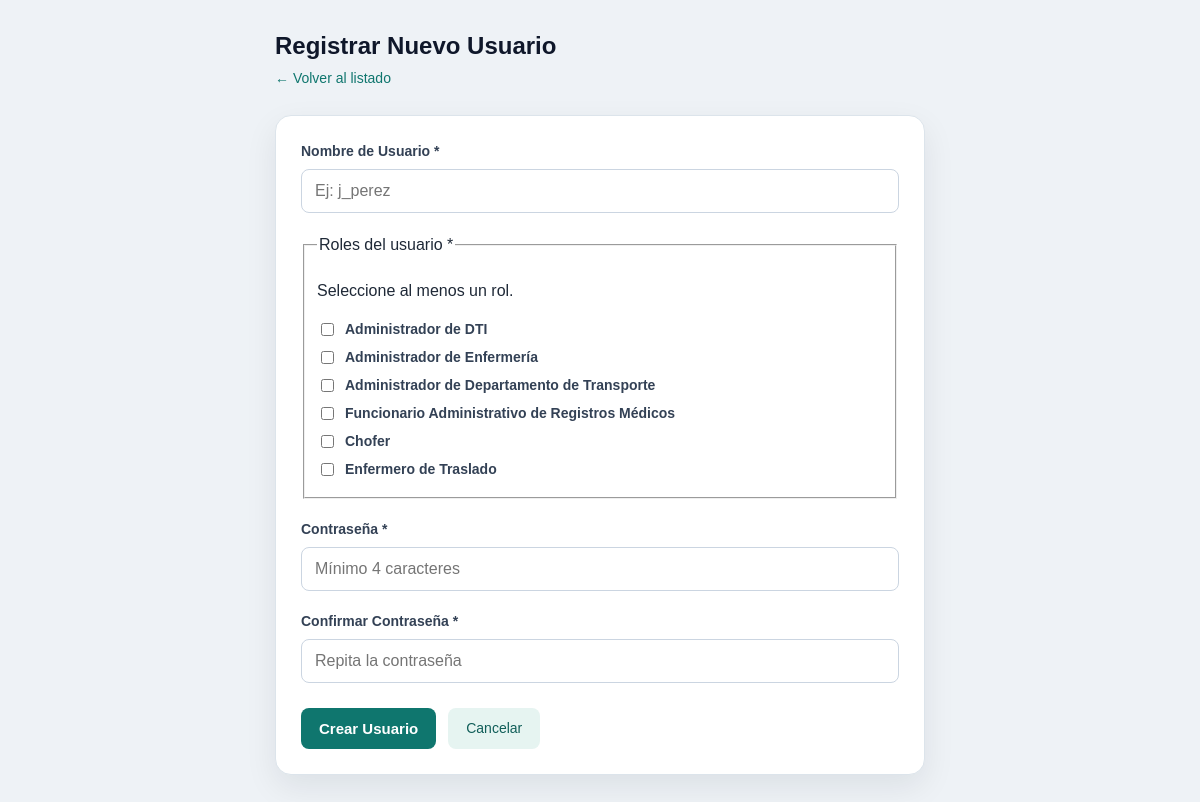
Page /usuario/Vista/crear.php (signed in) on the committed database.
### tables this page shows
CREATE TABLE `rol` (
  `id_rol` int(11) NOT NULL,
  `nombre_rol` varchar(50) NOT NULL,
  `descripcion` varchar(255) DEFAULT NULL
);

### usuario/Model/UsuarioModelo.php (called while the page is built, shortened)
<?php
class UsuarioModelo
{
    public static function listarRoles(): array
    {
        $conexion = Conexion::conectar();
        $sql = "
            SELECT
                id_rol,
                nombre_rol,
                descripcion
            FROM rol
            ORDER BY id_rol ASC
        ";
        $consulta = $conexion->prepare($sql);
        $consulta->execute();
        return $consulta->fetchAll(PDO::FETCH_ASSOC);
    }
}

### usuario/Vista/crear.php (the view, shortened to what this page needs)
<?php
require_once __DIR__ . '/../Model/UsuarioModelo.php';
$roles = UsuarioModelo::listarRoles();
$previos = $_SESSION['datos_previos_usuario'] ?? [
    'nombre_usuario' => '',
    'ids_roles' => []
];
$rolesSeleccionados = $previos['ids_roles'] ?? [];
?>
<!DOCTYPE html>
<html lang="es">
<head>
    <link rel="stylesheet" href="../../serviciosComunes/vistaGeneral/assets/css/tema-institucional.css?v=20261021-1">
</head>
<body>
<div class="contenedor">
    <div class="cabecera-seccion">
        <h1>Registrar Nuevo Usuario</h1>
        <a href="listado.php" class="enlace-volver">← Volver al listado</a>
    </div>
    <form class="tarjeta-formulario" action="../Controlador/ControladorUsuarios.php" method="POST">
        <div class="campo">
            <label for="nombre_usuario">Nombre de Usuario *</label>
            <input type="text" id="nombre_usuario" name="nombre_usuario"
                   value="<?= htmlspecialchars($previos['nombre_usuario']) ?>"
                   placeholder="Ej: j_perez" required autofocus>
        </div>
               <fieldset class="campo">
            <legend>Roles del usuario *</legend>
            <p>Seleccione al menos un rol.</p>
            <?php foreach ($roles as $r): ?>
                <label
                    style="display: flex; align-items: center; gap: 8px;"
                >
                    <input
                        type="checkbox"
                        name="ids_roles[]"
                        value="<?= (int) $r['id_rol'] ?>"
                        style="width: auto;"
                        <?= in_array(
                            (int) $r['id_rol'],
                            $rolesSeleccionados,
                            true
                        ) ? 'checked' : '' ?>
                    >
                    <?= htmlspecialchars(
                        $r['nombre_rol'],
                        ENT_QUOTES,
                        'UTF-8'
                    ) ?>
                </label>
            <?php endforeach; ?>
        </fieldset>
        <div class="campo">
            <label for="password">Contraseña *</label>
            <input type="password" id="password" name="password" placeholder="Mínimo 4 caracteres" required>
        </div>
        <div class="campo">
            <label for="confirmar_password">Confirmar Contraseña *</label>
            <input type="password" id="confirmar_password" name="confirmar_password" placeholder="Repita la contraseña" required>
        </div>
        <div class="acciones-formulario">
            <button type="submit" class="boton boton-primario">Crear Usuario</button>
            <a href="listado.php" class="boton boton-secundario">Cancelar</a>
        </div>
    </form>
</div>
</body>
</html>

### serviciosComunes/vistaGeneral/assets/css/tema-institucional.css (style rules this page uses)
:root { --primary: #0f766e; --primary-hover: #115e59; --primary-light: #e6f4f1; --bg-color: #eef2f6; --card-bg: #fff; --text-main: #1f2937; --text-muted: #64748b; --border-color: #cbd5e1; --shadow-sm: 0 3px 12px rgba(15, 23, 42, .04); --shadow-md: 0 12px 32px rgba(15, 23, 42, .08); }
body { font-family: Arial, sans-serif; color: var(--text-main); background: var(--bg-color); line-height: 1.5; }
button, input, select, textarea { font-family: inherit; }
button, summary { cursor: pointer; }
a { color: var(--primary); }
h1, h2, h3, h4 { color: var(--text-main); line-height: 1.3; }
.card-formulario, .card-traslado, .card-traslado-activo, .card-pendiente, .card-historial, .tarjeta-formulario, .tarjeta-detalle, .tarjeta, .card { background: white; border: 1px solid #dce4eb; border-radius: 16px; box-shadow: var(--shadow-md); }
.form-input, .campo input:not([type="checkbox"]):not([type="radio"]), .campo select, .form-group input:not([type="checkbox"]):not([type="radio"]), .form-group select, .form-group textarea, .tarjeta select, main > form select, .search-input, #sec-mis-solicitudes input[type="text"] { border: 1px solid var(--border-color); border-radius: 8px; padding: 12px 13px; font-size: 16px; background: white; color: var(--text-main); max-width: 100%; }
input[type="checkbox"], input[type="radio"] { accent-color: var(--primary); }
.btn-primary, .boton-primario, .btn-action.btn-success, .tarjeta button, main > form > button, #sec-mis-solicitudes button[type="submit"] { background: var(--primary); color: white; border: 0; border-radius: 8px; padding: 12px 18px; font-size: 15px; font-weight: 700; text-decoration: none; }
.boton-secundario { background: #e6f4f1; color: #115e59; border-radius: 8px; }
.enlace-volver { color: var(--primary); }

### usuario/Vista/crear.php (style rules this page uses)
* { box-sizing: border-box; }
body { margin: 0; padding: 30px; font-family: Arial, sans-serif; background: #f4f7fb; color: #1e293b; }
.contenedor { max-width: 650px; margin: auto; }
.cabecera-seccion { margin-bottom: 25px; }
.cabecera-seccion h1 { margin: 0 0 5px 0; font-size: 1.5rem; color: #0f172a; }
.enlace-volver { color: #0284c7; text-decoration: none; font-size: 14px; }
.tarjeta-formulario { background: white; padding: 25px; border-radius: 8px; border: 1px solid #e2e8f0; box-shadow: 0 1px 3px rgba(0,0,0,0.05); }
.campo { margin-bottom: 20px; }
.campo label { display: block; margin-bottom: 7px; font-size: 14px; font-weight: 600; color: #334155; }
.campo input, .campo select { width: 100%; padding: 10px 12px; border: 1px solid #cbd5e1; border-radius: 6px; font-size: 14px; outline: none; transition: border-color 0.2s; }
.acciones-formulario { display: flex; gap: 12px; margin-top: 25px; }
.boton { display: inline-block; padding: 10px 18px; border-radius: 6px; font-size: 14px; font-weight: 500; text-decoration: none; cursor: pointer; border: none; }
.boton-primario { background: #0284c7; color: white; }
.boton-secundario { background: #e2e8f0; color: #334155; }

### rows in the picture
rol: nombre_rol "Administrador de DTI"
rol: nombre_rol "Administrador de Enfermería"
rol: nombre_rol "Administrador de Departamento de Transporte"
rol: nombre_rol "Funcionario Administrativo de Registros Médicos"
rol: nombre_rol "Chofer"
rol: nombre_rol "Enfermero de Traslado"
